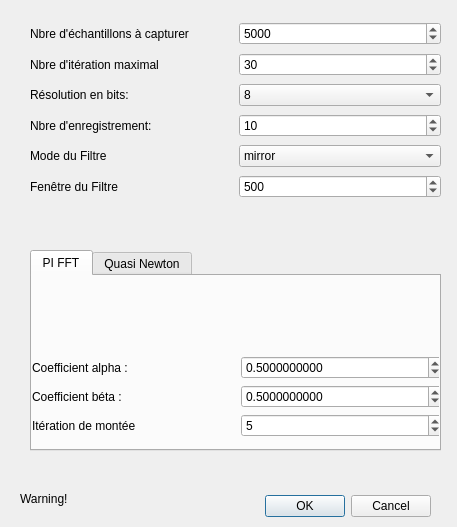
<?xml version="1.0" encoding="UTF-8"?>
<ui version="4.0">
 <class>Page_acquisition</class>
 <widget class="QDialog" name="Page_acquisition">
  <property name="geometry">
   <rect>
    <x>0</x>
    <y>0</y>
    <width>457</width>
    <height>527</height>
   </rect>
  </property>
  <property name="minimumSize">
   <size>
    <width>457</width>
    <height>332</height>
   </size>
  </property>
  <property name="maximumSize">
   <size>
    <width>457</width>
    <height>700</height>
   </size>
  </property>
  <property name="windowTitle">
   <string>Dialog</string>
  </property>
  <widget class="QDialogButtonBox" name="buttonBox">
   <property name="geometry">
    <rect>
     <x>250</x>
     <y>490</y>
     <width>181</width>
     <height>32</height>
    </rect>
   </property>
   <property name="orientation">
    <enum>Qt::Horizontal</enum>
   </property>
   <property name="standardButtons">
    <set>QDialogButtonBox::Cancel|QDialogButtonBox::Ok</set>
   </property>
  </widget>
  <widget class="QWidget" name="gridLayoutWidget">
   <property name="geometry">
    <rect>
     <x>30</x>
     <y>20</y>
     <width>411</width>
     <height>186</height>
    </rect>
   </property>
   <layout class="QGridLayout" name="gridLayout">
    <item row="4" column="0">
     <widget class="QLabel" name="label_3">
      <property name="text">
       <string>Mode du Filtre</string>
      </property>
     </widget>
    </item>
    <item row="1" column="1">
     <widget class="QSpinBox" name="Nbre_iter_spin">
      <property name="value">
       <number>30</number>
      </property>
     </widget>
    </item>
    <item row="1" column="0">
     <widget class="QLabel" name="label_2">
      <property name="text">
       <string>Nbre d'itération maximal</string>
      </property>
     </widget>
    </item>
    <item row="2" column="0">
     <widget class="QLabel" name="label_5">
      <property name="text">
       <string>Résolution en bits:</string>
      </property>
     </widget>
    </item>
    <item row="2" column="1">
     <widget class="QComboBox" name="Nbre_bits_combo">
      <property name="layoutDirection">
       <enum>Qt::LeftToRight</enum>
      </property>
      <property name="maxVisibleItems">
       <number>13</number>
      </property>
      <property name="placeholderText">
       <string comment="0"/>
      </property>
      <item>
       <property name="text">
        <string>8</string>
       </property>
      </item>
      <item>
       <property name="text">
        <string>12</string>
       </property>
      </item>
      <item>
       <property name="text">
        <string>14</string>
       </property>
      </item>
      <item>
       <property name="text">
        <string>15</string>
       </property>
      </item>
      <item>
       <property name="text">
        <string>16</string>
       </property>
      </item>
     </widget>
    </item>
    <item row="0" column="1">
     <widget class="QSpinBox" name="Nbre_ech_spin">
      <property name="maximum">
       <number>999999</number>
      </property>
      <property name="value">
       <number>5000</number>
      </property>
     </widget>
    </item>
    <item row="4" column="1">
     <widget class="QComboBox" name="Filtre_comboBox">
      <item>
       <property name="text">
        <string>mirror</string>
       </property>
      </item>
      <item>
       <property name="text">
        <string>constant</string>
       </property>
      </item>
      <item>
       <property name="text">
        <string>nearest</string>
       </property>
      </item>
      <item>
       <property name="text">
        <string>wrap</string>
       </property>
      </item>
      <item>
       <property name="text">
        <string>interp</string>
       </property>
      </item>
     </widget>
    </item>
    <item row="0" column="0">
     <widget class="QLabel" name="label">
      <property name="text">
       <string>Nbre d'échantillons à capturer</string>
      </property>
     </widget>
    </item>
    <item row="3" column="0">
     <widget class="QLabel" name="label_7">
      <property name="text">
       <string>Nbre d'enregistrement:</string>
      </property>
     </widget>
    </item>
    <item row="3" column="1">
     <widget class="QSpinBox" name="Nbre_enreg_spin">
      <property name="singleStep">
       <number>5</number>
      </property>
      <property name="value">
       <number>10</number>
      </property>
     </widget>
    </item>
    <item row="5" column="0">
     <widget class="QLabel" name="label_4">
      <property name="text">
       <string>Fenêtre du Filtre</string>
      </property>
     </widget>
    </item>
    <item row="5" column="1">
     <widget class="QSpinBox" name="Fenetre_Filtre_spinBox">
      <property name="maximum">
       <number>9999</number>
      </property>
      <property name="value">
       <number>500</number>
      </property>
     </widget>
    </item>
   </layout>
  </widget>
  <widget class="QLabel" name="warning_edit">
   <property name="geometry">
    <rect>
     <x>20</x>
     <y>490</y>
     <width>141</width>
     <height>17</height>
    </rect>
   </property>
   <property name="sizePolicy">
    <sizepolicy hsizetype="Preferred" vsizetype="Preferred">
     <horstretch>0</horstretch>
     <verstretch>0</verstretch>
    </sizepolicy>
   </property>
   <property name="palette">
    <palette>
     <active>
      <colorrole role="WindowText">
       <brush brushstyle="SolidPattern">
        <color alpha="255">
         <red>237</red>
         <green>51</green>
         <blue>59</blue>
        </color>
       </brush>
      </colorrole>
     </active>
     <inactive>
      <colorrole role="WindowText">
       <brush brushstyle="SolidPattern">
        <color alpha="255">
         <red>0</red>
         <green>0</green>
         <blue>0</blue>
        </color>
       </brush>
      </colorrole>
     </inactive>
     <disabled>
      <colorrole role="WindowText">
       <brush brushstyle="SolidPattern">
        <color alpha="255">
         <red>190</red>
         <green>190</green>
         <blue>190</blue>
        </color>
       </brush>
      </colorrole>
     </disabled>
    </palette>
   </property>
   <property name="text">
    <string>Warning!</string>
   </property>
  </widget>
  <widget class="QTabWidget" name="tabWidget">
   <property name="geometry">
    <rect>
     <x>30</x>
     <y>250</y>
     <width>411</width>
     <height>201</height>
    </rect>
   </property>
   <property name="currentIndex">
    <number>0</number>
   </property>
   <widget class="QWidget" name="tab">
    <attribute name="title">
     <string>PI FFT</string>
    </attribute>
    <widget class="QWidget" name="gridLayoutWidget_3">
     <property name="geometry">
      <rect>
       <x>0</x>
       <y>0</y>
       <width>411</width>
       <height>161</height>
      </rect>
     </property>
     <layout class="QGridLayout" name="gridLayout_3">
      <item row="3" column="1">
       <widget class="QSpinBox" name="coeff_rampe_spin">
        <property name="value">
         <number>5</number>
        </property>
       </widget>
      </item>
      <item row="0" column="0" colspan="2">
       <widget class="QLabel" name="label_23">
        <property name="maximumSize">
         <size>
          <width>400</width>
          <height>133</height>
         </size>
        </property>
        <property name="text">
         <string/>
        </property>
        <property name="pixmap">
         <pixmap>equation(1).png</pixmap>
        </property>
       </widget>
      </item>
      <item row="1" column="1">
       <widget class="QDoubleSpinBox" name="coeff_alpha_spin">
        <property name="decimals">
         <number>10</number>
        </property>
        <property name="minimum">
         <double>-999.000000000000000</double>
        </property>
        <property name="maximum">
         <double>999.000000000000000</double>
        </property>
        <property name="singleStep">
         <double>0.100000000000000</double>
        </property>
        <property name="value">
         <double>0.500000000000000</double>
        </property>
       </widget>
      </item>
      <item row="3" column="0">
       <widget class="QLabel" name="label_22">
        <property name="text">
         <string>Itération de montée</string>
        </property>
       </widget>
      </item>
      <item row="2" column="1">
       <widget class="QDoubleSpinBox" name="coeff_beta_spin">
        <property name="decimals">
         <number>10</number>
        </property>
        <property name="minimum">
         <double>-99.000000000000000</double>
        </property>
        <property name="singleStep">
         <double>0.500000000000000</double>
        </property>
        <property name="value">
         <double>0.500000000000000</double>
        </property>
       </widget>
      </item>
      <item row="1" column="0">
       <widget class="QLabel" name="label_21">
        <property name="text">
         <string>Coefficient alpha :</string>
        </property>
       </widget>
      </item>
      <item row="2" column="0">
       <widget class="QLabel" name="label_16">
        <property name="text">
         <string>Coefficient béta :</string>
        </property>
       </widget>
      </item>
     </layout>
    </widget>
   </widget>
   <widget class="QWidget" name="tab_2">
    <attribute name="title">
     <string>Quasi Newton</string>
    </attribute>
    <widget class="QWidget" name="gridLayoutWidget_2">
     <property name="geometry">
      <rect>
       <x>0</x>
       <y>19</y>
       <width>411</width>
       <height>81</height>
      </rect>
     </property>
     <layout class="QGridLayout" name="gridLayout_2">
      <item row="0" column="0">
       <widget class="QLabel" name="label_11">
        <property name="text">
         <string>Gain</string>
        </property>
       </widget>
      </item>
      <item row="0" column="1">
       <widget class="QDoubleSpinBox" name="coeff_newton_spin">
        <property name="decimals">
         <number>6</number>
        </property>
        <property name="value">
         <double>10.000000000000000</double>
        </property>
       </widget>
      </item>
     </layout>
    </widget>
   </widget>
  </widget>
 </widget>
 <resources/>
 <connections>
  <connection>
   <sender>buttonBox</sender>
   <signal>accepted()</signal>
   <receiver>Page_acquisition</receiver>
   <slot>accept()</slot>
   <hints>
    <hint type="sourcelabel">
     <x>248</x>
     <y>254</y>
    </hint>
    <hint type="destinationlabel">
     <x>157</x>
     <y>274</y>
    </hint>
   </hints>
  </connection>
  <connection>
   <sender>buttonBox</sender>
   <signal>rejected()</signal>
   <receiver>Page_acquisition</receiver>
   <slot>reject()</slot>
   <hints>
    <hint type="sourcelabel">
     <x>316</x>
     <y>260</y>
    </hint>
    <hint type="destinationlabel">
     <x>286</x>
     <y>274</y>
    </hint>
   </hints>
  </connection>
 </connections>
</ui>
